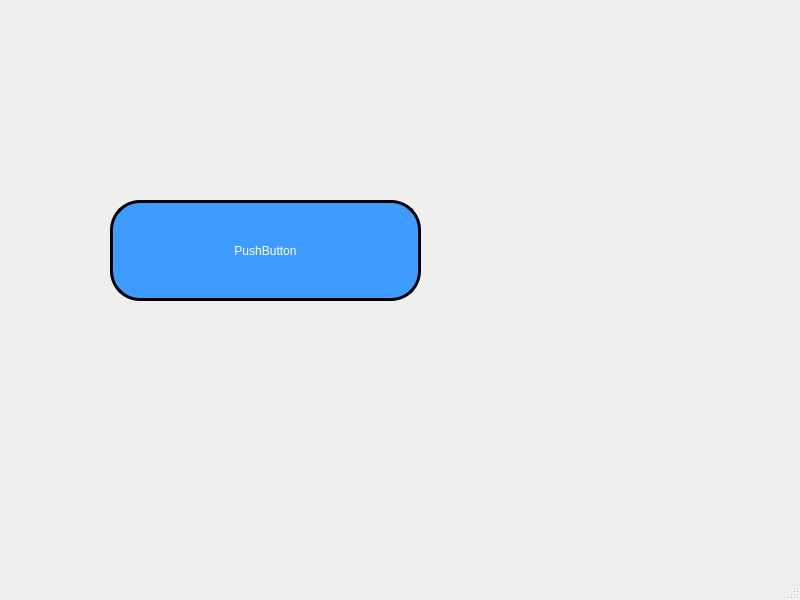
<?xml version="1.0" encoding="UTF-8"?>
<ui version="4.0">
 <class>P01_EjemploConUnBoton</class>
 <widget class="QMainWindow" name="P01_EjemploConUnBoton">
  <property name="geometry">
   <rect>
    <x>0</x>
    <y>0</y>
    <width>800</width>
    <height>600</height>
   </rect>
  </property>
  <property name="windowTitle">
   <string>MainWindow</string>
  </property>
  <widget class="QWidget" name="centralwidget">
   <widget class="QPushButton" name="pushButton">
    <property name="geometry">
     <rect>
      <x>110</x>
      <y>200</y>
      <width>311</width>
      <height>101</height>
     </rect>
    </property>
    <property name="styleSheet">
     <string notr="true">background-color: rgb(62, 155, 255);
color: rgb(255, 255, 255);
border-radius:30px;
border:3px solid black;</string>
    </property>
    <property name="text">
     <string>PushButton</string>
    </property>
   </widget>
  </widget>
  <widget class="QMenuBar" name="menubar">
   <property name="geometry">
    <rect>
     <x>0</x>
     <y>0</y>
     <width>800</width>
     <height>21</height>
    </rect>
   </property>
  </widget>
  <widget class="QStatusBar" name="statusbar"/>
 </widget>
 <resources/>
 <connections/>
</ui>
